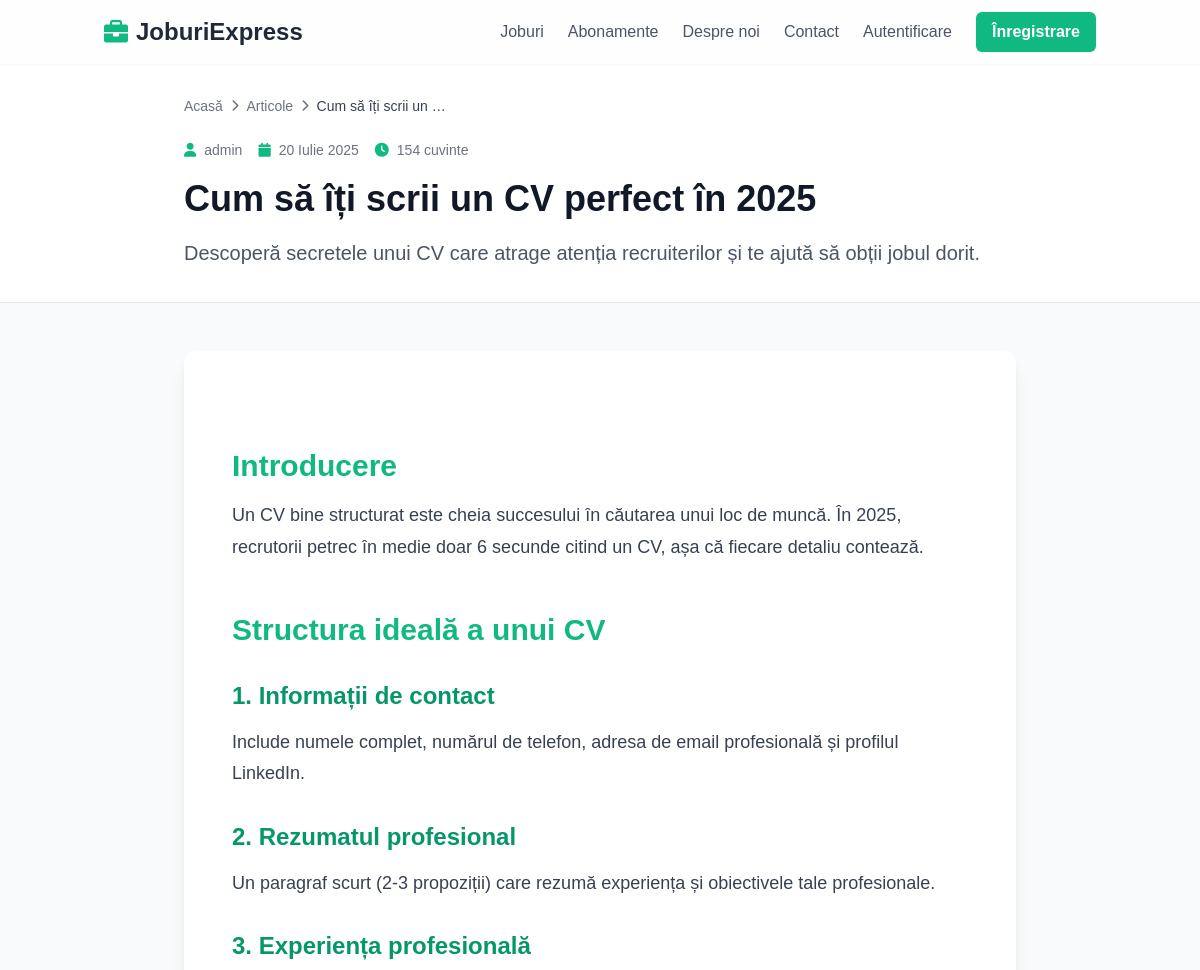
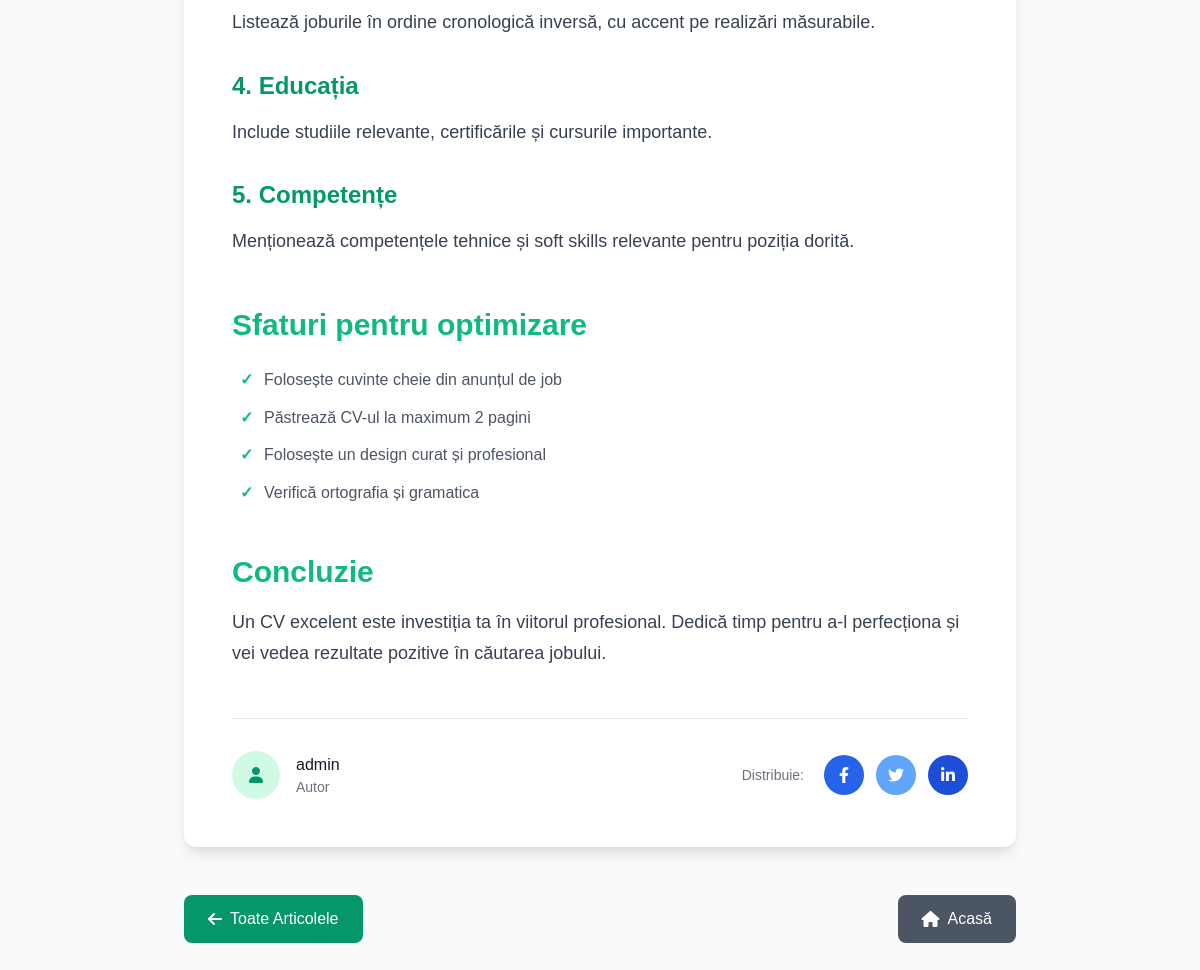
Screenshot of /articole/cum-sa-iti-scrii-un-cv-perfect-in-2025/ with the database file from the repository (2 pictures, top to bottom).
### core/models.py (models this page shows, shortened)
class Article(models.Model):
    title = models.CharField(max_length=200, verbose_name="Titlu")
    slug = models.SlugField(max_length=220, unique=True, blank=True)
    excerpt = models.TextField(max_length=300, verbose_name="Rezumat", help_text="Scurt rezumat al articolului (max 300 caractere)")
    content = models.TextField(verbose_name="Conținut")
    featured_image = models.ImageField(upload_to='articles/', blank=True, null=True, verbose_name="Imagine principală")
    author = models.ForeignKey(settings.AUTH_USER_MODEL, on_delete=models.CASCADE, related_name='articles', verbose_name="Autor")
    is_published = models.BooleanField(default=False, verbose_name="Publicat")
    is_featured = models.BooleanField(default=False, verbose_name="Articol evidențiat", help_text="Articolele evidențiate apar pe prima pagină")
    created_at = models.DateTimeField(default=timezone.now, verbose_name="Creat la")
    updated_at = models.DateTimeField(auto_now=True, verbose_name="Actualizat la")
    published_at = models.DateTimeField(blank=True, null=True, verbose_name="Publicat la")
    class Meta:
        ordering = ['-created_at']
        verbose_name = "Articol"
        verbose_name_plural = "Articole"

### accounts/models.py (models this page shows, shortened)
class User(AbstractUser):
    USER_TYPE_CHOICES = (
        ('job_seeker', 'Candidat'),
        ('company', 'Companie'),
    )
    email = models.EmailField(unique=True)
    user_type = models.CharField(max_length=20, choices=USER_TYPE_CHOICES, default='job_seeker')
    groups = models.ManyToManyField(
        'auth.Group',
        verbose_name='groups',
        blank=True,
        help_text='The groups this user belongs to. A user will get all permissions granted to each of their groups.',
        related_name="custom_user_set", # Changed related_name
        related_query_name="user",
    )
    user_permissions = models.ManyToManyField(
        'auth.Permission',
        verbose_name='user permissions',
        blank=True,
        help_text='Specific permissions for this user.',
        related_name="custom_user_set", # Changed related_name
        related_query_name="user",
    )
    is_active = models.BooleanField(
        'active',
        default=True, # Changed default to True
        help_text= (
            'Designates whether this user should be treated as active. '
            'Unselect this instead of deleting accounts.'
        ),
    )

### core/views.py (the view)
# urls.py: path('articole/<slug:slug>/', views.ArticleDetailView.as_view(), name='article_detail'),
class ArticleDetailView(DetailView):
    model = Article
    template_name = "core/article_detail.html"
    context_object_name = 'article'
    slug_field = 'slug'
    slug_url_kwarg = 'slug'
    def get_queryset(self):
        return Article.objects.filter(is_published=True).select_related('author')

### templates/core/article_detail.html (shortened to what this page needs)
{% extends 'base.html' %}
{% load static %}
{% block content %}
<div class="min-h-screen bg-gray-50">
    <div class="bg-white border-b">
        <div class="max-w-4xl mx-auto px-4 sm:px-6 lg:px-8 py-8">
            <nav class="flex items-center space-x-2 text-sm text-gray-500 mb-6">
                <a href="{% url 'core:home' %}" class="hover:text-emerald-600">Acasă</a>
                <i class="fas fa-chevron-right text-xs"></i>
                <a href="{% url 'core:article_list' %}" class="hover:text-emerald-600">Articole</a>
                <i class="fas fa-chevron-right text-xs"></i>
                <span class="text-gray-700">{{ article.title|truncatewords:5 }}</span>
            </nav>
            <div class="flex items-center space-x-4 text-sm text-gray-500 mb-4">
                <div class="flex items-center">
                    <i class="fas fa-user mr-2 text-emerald-500"></i>
                    <span>{{ article.author.get_full_name|default:article.author.username }}</span>
                </div>
                <div class="flex items-center">
                    <i class="fas fa-calendar mr-2 text-emerald-500"></i>
                    <span>{{ article.published_at|date:"d F Y" }}</span>
                </div>
                <div class="flex items-center">
                    <i class="fas fa-clock mr-2 text-emerald-500"></i>
                    <span>{{ article.content|wordcount|floatformat:0 }} cuvinte</span>
                </div>
            </div>
            <h1 class="text-4xl font-bold text-gray-900 mb-4 leading-tight">{{ article.title }}</h1>
            {% if article.excerpt %}
                <p class="text-xl text-gray-600 leading-relaxed">{{ article.excerpt }}</p>
            {% endif %}
        </div>
    </div>
    <div class="max-w-4xl mx-auto px-4 sm:px-6 lg:px-8 py-12">
        <div class="bg-white rounded-xl shadow-lg overflow-hidden">
            <div class="p-8 md:p-12">
                <div class="prose prose-lg prose-emerald max-w-none">
                    <div class="article-content">
                        {{ article.content|safe }}
                    </div>
                </div>
                <div class="mt-12 pt-8 border-t border-gray-200">
                    <div class="flex items-center justify-between">
                        <div class="flex items-center">
                            <div class="w-12 h-12 bg-emerald-100 rounded-full flex items-center justify-center mr-4">
                                <i class="fas fa-user text-emerald-600"></i>
                            </div>
                            <div>
                                <p class="font-medium text-gray-900">{{ article.author.get_full_name|default:article.author.username }}</p>
                                <p class="text-sm text-gray-500">Autor</p>
                            </div>
                        </div>
                        <div class="flex items-center space-x-3">
                            <span class="text-sm text-gray-500 mr-2">Distribuie:</span>
                            <a href="https://www.facebook.com/sharer/sharer.php?u={{ request.build_absolute_uri }}"
                               target="_blank" rel="noopener"
                               class="w-10 h-10 bg-blue-600 text-white rounded-full flex items-center justify-center hover:bg-blue-700 transition-colors">
                                <i class="fab fa-facebook-f"></i>
                            </a>
                            <a href="https://twitter.com/intent/tweet?url={{ request.build_absolute_uri }}&text={{ article.title|urlencode }}"
                               target="_blank" rel="noopener"
                               class="w-10 h-10 bg-blue-400 text-white rounded-full flex items-center justify-center hover:bg-blue-500 transition-colors">
                                <i class="fab fa-twitter"></i>
                            </a>
                            <a href="https://www.linkedin.com/sharing/share-offsite/?url={{ request.build_absolute_uri }}"
                               target="_blank" rel="noopener"
                               class="w-10 h-10 bg-blue-700 text-white rounded-full flex items-center justify-center hover:bg-blue-800 transition-colors">
                                <i class="fab fa-linkedin-in"></i>
                            </a>
                        </div>
                    </div>
                </div>
            </div>
        </div>
        <div class="mt-12 flex justify-between items-center">
            <a href="{% url 'core:article_list' %}"
               class="inline-flex items-center px-6 py-3 bg-emerald-600 text-white font-medium rounded-lg hover:bg-emerald-700 transition-colors duration-200">
                <i class="fas fa-arrow-left mr-2"></i>
                Toate Articolele
            </a>
            <a href="{% url 'core:home' %}"
               class="inline-flex items-center px-6 py-3 bg-gray-600 text-white font-medium rounded-lg hover:bg-gray-700 transition-colors duration-200">
                <i class="fas fa-home mr-2"></i>
                Acasă
            </a>
        </div>
    </div>
</div>
{% endblock %}

### templates/base.html (style rules this page uses)
body { display: flex; flex-direction: column; min-height: 100vh; font-family: sans-serif; }

### templates/core/article_detail.html (style rules this page uses)
.article-content h1, .article-content h2, .article-content h3, .article-content h4, .article-content h5, .article-content h6 { color: #1f2937; font-weight: 700; margin-top: 2rem; margin-bottom: 1rem; line-height: 1.25; }
.article-content h2 { font-size: 1.875rem; color: #10b981; margin-top: 3rem; }
.article-content h3 { font-size: 1.5rem; color: #059669; }
.article-content p { margin-bottom: 1.5rem; line-height: 1.75; color: #374151; font-size: 1.125rem; }
.article-content ul, .article-content ol { margin: 1.5rem 0; padding-left: 2rem; }
.article-content li { margin-bottom: 0.75rem; line-height: 1.6; color: #4b5563; }
.article-content ul li { list-style-type: none; position: relative; }
.article-content ul li:before { content: "✓"; color: #10b981; font-weight: bold; position: absolute; left: -1.5rem; }

### rows the page displays
Article: title "Cum să îți scrii un …", author.get_full_name "admin", published_at "20 Iulie 2025", content "154", title "Cum să îți scrii un CV perfect în 2025", excerpt "Descoperă secretele unui CV care atrage atenția recruiterilor și te ajută să obții jobul dorit.", content "Introducere Un CV bine structurat este cheia succesului în căutarea unui loc de muncă. În 2025, recrutorii petrec în medie doar 6 secunde citind un CV, așa că fiecare detaliu contează. Structura ideală a unui CV 1. Informații de contact Include numele complet, numărul de telefon, adresa de email profesională și profilul LinkedIn. 2. Rezumatul profesional Un paragraf scurt (2-3 propoziții) care rezumă experiența și obiectivele tale profesionale. 3. Experiența profesională Listează joburile în ordine cronologică inversă, cu accent pe realizări măsurabile. 4. Educația Include studiile relevante, certificările și cursurile importante. 5. Competențe Menționează competențele tehnice și soft…"
